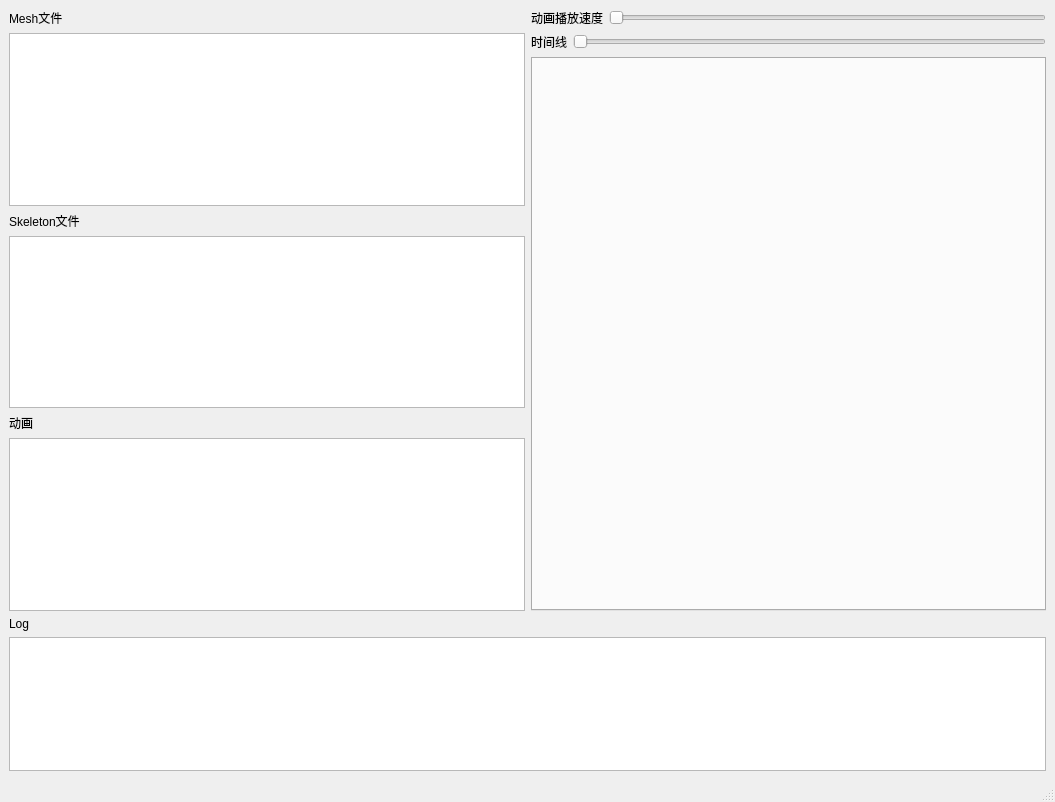
<?xml version="1.0" encoding="UTF-8"?>
<ui version="4.0">
 <class>MainWindow</class>
 <widget class="QMainWindow" name="MainWindow">
  <property name="geometry">
   <rect>
    <x>0</x>
    <y>0</y>
    <width>1055</width>
    <height>802</height>
   </rect>
  </property>
  <property name="windowTitle">
   <string>MainWindow</string>
  </property>
  <widget class="QWidget" name="centralwidget">
   <layout class="QHBoxLayout" name="horizontalLayout_4">
    <item>
     <layout class="QVBoxLayout" name="verticalLayout_5">
      <item>
       <layout class="QHBoxLayout" name="horizontalLayout_3">
        <item>
         <layout class="QVBoxLayout" name="verticalLayout">
          <item>
           <widget class="QLabel" name="label">
            <property name="text">
             <string>Mesh文件</string>
            </property>
           </widget>
          </item>
          <item>
           <widget class="MeshListWidget" name="listMesh"/>
          </item>
          <item>
           <widget class="QLabel" name="label_2">
            <property name="text">
             <string>Skeleton文件</string>
            </property>
           </widget>
          </item>
          <item>
           <widget class="QListWidget" name="listSkeleton"/>
          </item>
          <item>
           <widget class="QLabel" name="label_4">
            <property name="text">
             <string>动画</string>
            </property>
           </widget>
          </item>
          <item>
           <widget class="AnimationListWidget" name="listAnimation"/>
          </item>
         </layout>
        </item>
        <item>
         <layout class="QVBoxLayout" name="verticalLayout_3">
          <item>
           <layout class="QVBoxLayout" name="verticalLayout_2">
            <item>
             <layout class="QHBoxLayout" name="horizontalLayout">
              <item>
               <widget class="QLabel" name="label_3">
                <property name="text">
                 <string>动画播放速度</string>
                </property>
               </widget>
              </item>
              <item>
               <widget class="QSlider" name="animSpeedSlider">
                <property name="orientation">
                 <enum>Qt::Horizontal</enum>
                </property>
               </widget>
              </item>
             </layout>
            </item>
            <item>
             <layout class="QHBoxLayout" name="horizontalLayout_2">
              <item>
               <widget class="QLabel" name="label_5">
                <property name="text">
                 <string>时间线</string>
                </property>
               </widget>
              </item>
              <item>
               <widget class="QSlider" name="timeposSlider">
                <property name="orientation">
                 <enum>Qt::Horizontal</enum>
                </property>
               </widget>
              </item>
             </layout>
            </item>
           </layout>
          </item>
          <item>
           <widget class="QTabWidget" name="tabWidget">
            <property name="tabShape">
             <enum>QTabWidget::Rounded</enum>
            </property>
            <property name="currentIndex">
             <number>-1</number>
            </property>
           </widget>
          </item>
         </layout>
        </item>
       </layout>
      </item>
      <item>
       <layout class="QVBoxLayout" name="verticalLayout_4">
        <item>
         <widget class="QLabel" name="label_6">
          <property name="text">
           <string>Log</string>
          </property>
         </widget>
        </item>
        <item>
         <widget class="OgreLogWidget" name="textLog"/>
        </item>
       </layout>
      </item>
     </layout>
    </item>
   </layout>
  </widget>
  <widget class="QMenuBar" name="menubar">
   <property name="geometry">
    <rect>
     <x>0</x>
     <y>0</y>
     <width>1055</width>
     <height>26</height>
    </rect>
   </property>
  </widget>
  <widget class="QStatusBar" name="statusbar"/>
 </widget>
 <customwidgets>
  <customwidget>
   <class>MeshListWidget</class>
   <extends>QListWidget</extends>
   <header>meshlistwidget.h</header>
  </customwidget>
  <customwidget>
   <class>OgreLogWidget</class>
   <extends>QPlainTextEdit</extends>
   <header>ogrelogwidget.h</header>
  </customwidget>
  <customwidget>
   <class>AnimationListWidget</class>
   <extends>QListWidget</extends>
   <header>animationlistwidget.h</header>
  </customwidget>
 </customwidgets>
 <resources/>
 <connections/>
</ui>
